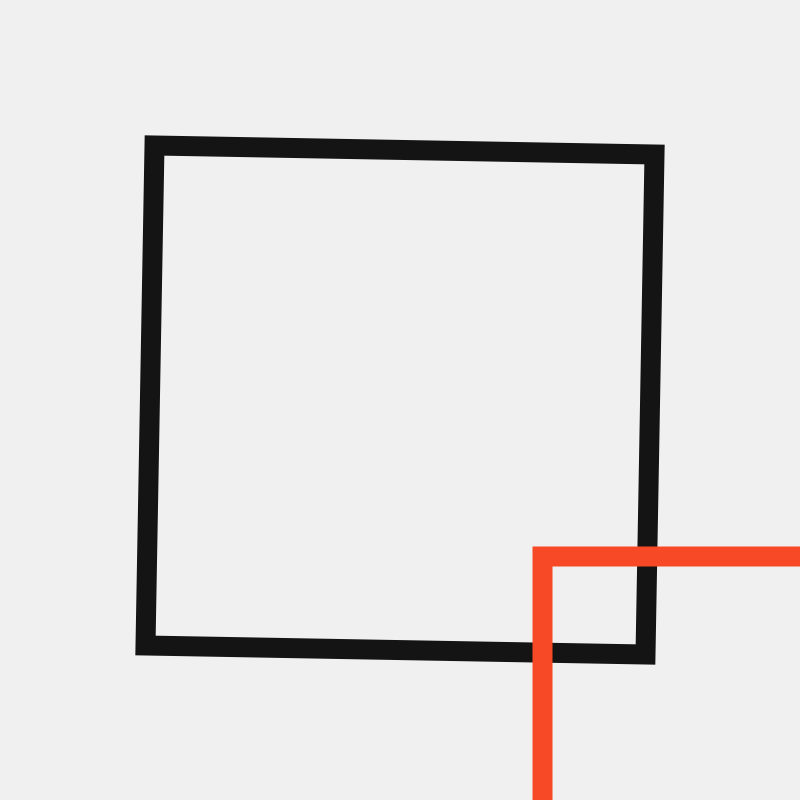
Frame 1 (no input)
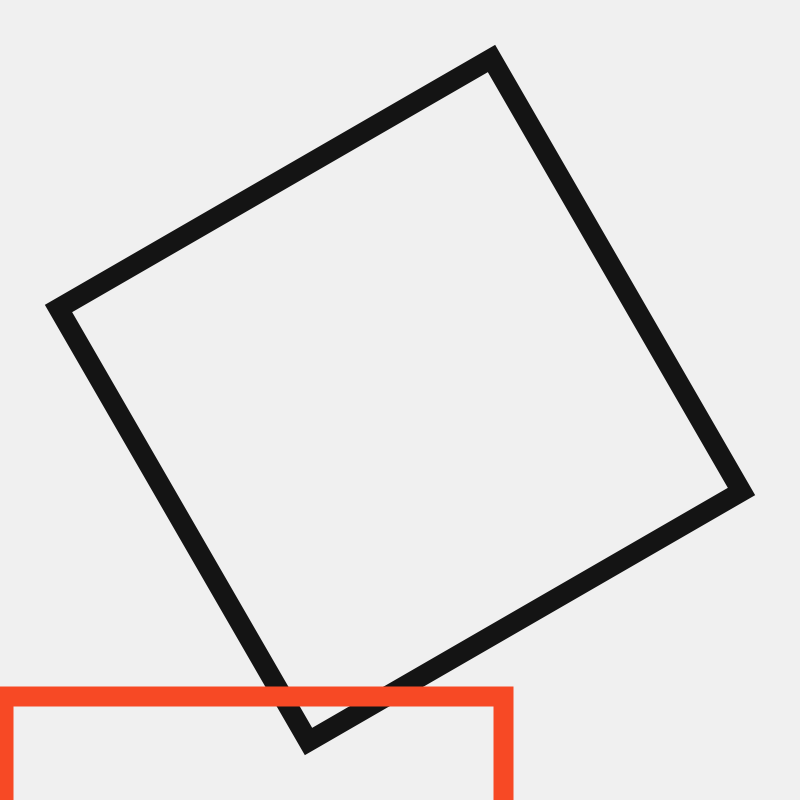
Frame 60 (the mouse pressed at the canvas centre just before this capture)
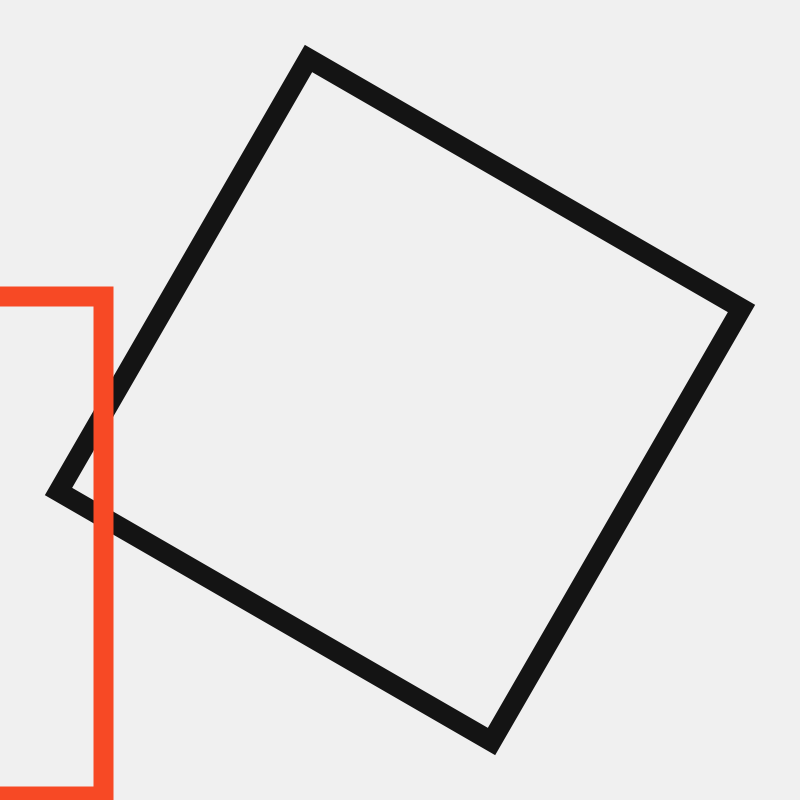
Frame 120 (the mouse held since frame 60 and released just before this capture)

The Processing sketch that drew these frames (run headless with seeded random() and noise(); from frame 60 on, the mouse is pressed at the canvas centre):

// Processing sketch: sketch_0029PushPop01
// ── sketch_0029PushPop01.pde
/*due rettangoli che ruotano nello sketch, uno in senso orario
e l'altro in senso antiorario*/

void setup() {
  size(800, 800);
}

void draw() {
  background(240);
  noFill();
  stroke(20);
  strokeWeight(20);
  rectMode(CENTER);
  //primo rettangolo
  translate(width/2, height/2);
  rotate(radians(frameCount));
  rect(0, 0, 500, 500);
  
  //secondo rettangolo
  stroke(#F74925);
  translate(width/2, height/2);
  //qui il "frameCount" è negativo per far girare il rettangolo in senso antiorario
  rotate(radians(-frameCount));
  rect(0, 0, 500, 500);
}
